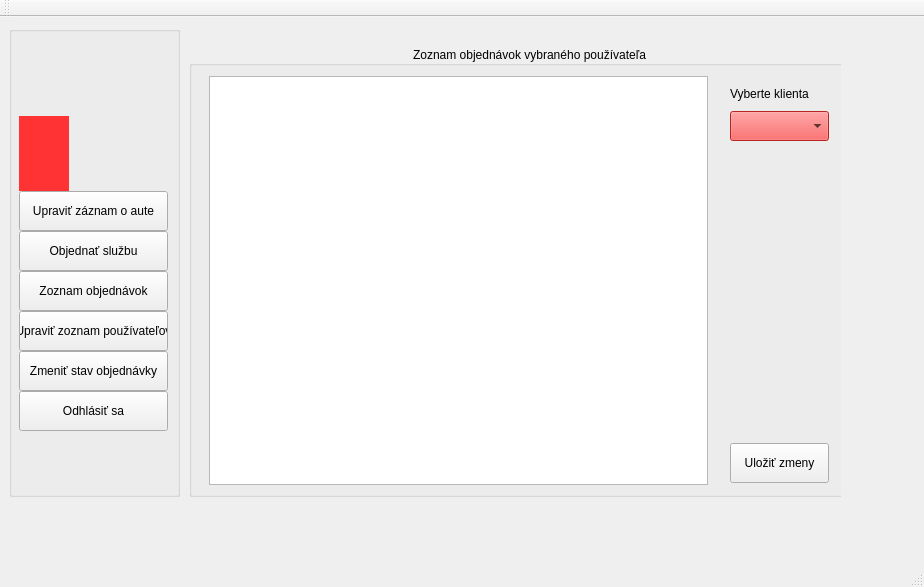
<?xml version="1.0" encoding="UTF-8"?>
<ui version="4.0">
 <class>AutoservisClass</class>
 <widget class="QMainWindow" name="AutoservisClass">
  <property name="geometry">
   <rect>
    <x>0</x>
    <y>0</y>
    <width>924</width>
    <height>587</height>
   </rect>
  </property>
  <property name="windowTitle">
   <string>Autoservis</string>
  </property>
  <widget class="QWidget" name="centralWidget">
   <widget class="QStackedWidget" name="stackedWidget">
    <property name="geometry">
     <rect>
      <x>180</x>
      <y>20</y>
      <width>661</width>
      <height>461</height>
     </rect>
    </property>
    <property name="currentIndex">
     <number>5</number>
    </property>
    <widget class="QWidget" name="page_home">
     <widget class="QWidget" name="verticalLayoutWidget_2">
      <property name="geometry">
       <rect>
        <x>190</x>
        <y>0</y>
        <width>261</width>
        <height>451</height>
       </rect>
      </property>
      <layout class="QVBoxLayout" name="verticalLayout_2">
       <item>
        <widget class="QToolButton" name="toolButton_logo">
         <property name="maximumSize">
          <size>
           <width>250</width>
           <height>250</height>
          </size>
         </property>
         <property name="styleSheet">
          <string notr="true">background-color: transparent;
border: none;</string>
         </property>
         <property name="text">
          <string/>
         </property>
         <property name="icon">
          <iconset>
           <normaloff>../truck_and_car_service_logo.png</normaloff>../truck_and_car_service_logo.png</iconset>
         </property>
         <property name="iconSize">
          <size>
           <width>300</width>
           <height>258</height>
          </size>
         </property>
        </widget>
       </item>
       <item>
        <widget class="QToolButton" name="toolButton_car">
         <property name="enabled">
          <bool>true</bool>
         </property>
         <property name="maximumSize">
          <size>
           <width>250</width>
           <height>250</height>
          </size>
         </property>
         <property name="styleSheet">
          <string notr="true">background-color: transparent;
border: none;</string>
         </property>
         <property name="text">
          <string/>
         </property>
         <property name="icon">
          <iconset>
           <normaloff>../car_picture.png</normaloff>../car_picture.png</iconset>
         </property>
         <property name="iconSize">
          <size>
           <width>250</width>
           <height>250</height>
          </size>
         </property>
        </widget>
       </item>
      </layout>
     </widget>
    </widget>
    <widget class="QWidget" name="page_editCarRecord">
     <widget class="QGroupBox" name="groupBox_2">
      <property name="geometry">
       <rect>
        <x>400</x>
        <y>9</y>
        <width>251</width>
        <height>441</height>
       </rect>
      </property>
      <property name="title">
       <string/>
      </property>
      <widget class="QWidget" name="horizontalLayoutWidget">
       <property name="geometry">
        <rect>
         <x>10</x>
         <y>10</y>
         <width>252</width>
         <height>451</height>
        </rect>
       </property>
       <layout class="QHBoxLayout" name="horizontalLayout_3">
        <item>
         <widget class="QToolButton" name="toolButton_car_2">
          <property name="enabled">
           <bool>true</bool>
          </property>
          <property name="maximumSize">
           <size>
            <width>250</width>
            <height>250</height>
           </size>
          </property>
          <property name="styleSheet">
           <string notr="true">background-color: transparent;
border: none;</string>
          </property>
          <property name="text">
           <string/>
          </property>
          <property name="icon">
           <iconset>
            <normaloff>../car_picture.png</normaloff>../car_picture.png</iconset>
          </property>
          <property name="iconSize">
           <size>
            <width>400</width>
            <height>400</height>
           </size>
          </property>
         </widget>
        </item>
       </layout>
      </widget>
     </widget>
     <widget class="QGroupBox" name="groupBox_3">
      <property name="geometry">
       <rect>
        <x>0</x>
        <y>9</y>
        <width>401</width>
        <height>461</height>
       </rect>
      </property>
      <property name="styleSheet">
       <string notr="true">font: 700 12pt &quot;Segoe UI&quot;;
color: rgb(255, 51, 51);</string>
      </property>
      <property name="title">
       <string>Záznam o aute</string>
      </property>
      <property name="alignment">
       <set>Qt::AlignCenter</set>
      </property>
      <widget class="QWidget" name="verticalLayoutWidget_3">
       <property name="geometry">
        <rect>
         <x>90</x>
         <y>30</y>
         <width>241</width>
         <height>91</height>
        </rect>
       </property>
       <layout class="QVBoxLayout" name="verticalLayout_3">
        <item>
         <widget class="QTableView" name="tableView_CarRecord">
          <property name="styleSheet">
           <string notr="true">color: rgb(255, 255, 255);
font: 700 11pt &quot;Calibri&quot;;</string>
          </property>
         </widget>
        </item>
       </layout>
      </widget>
      <widget class="QWidget" name="verticalLayoutWidget_8">
       <property name="geometry">
        <rect>
         <x>90</x>
         <y>149</y>
         <width>241</width>
         <height>201</height>
        </rect>
       </property>
       <layout class="QVBoxLayout" name="verticalLayout_8">
        <item>
         <widget class="QComboBox" name="comboBox_Brands">
          <property name="styleSheet">
           <string notr="true">background-color: rgb(255, 51, 51);
color: rgb(0, 0, 0);
font: 11pt &quot;Segoe UI&quot;;</string>
          </property>
          <property name="currentIndex">
           <number>-1</number>
          </property>
          <item>
           <property name="text">
            <string>Volkswagen</string>
           </property>
          </item>
          <item>
           <property name="text">
            <string>Škoda</string>
           </property>
          </item>
          <item>
           <property name="text">
            <string>Renault</string>
           </property>
          </item>
          <item>
           <property name="text">
            <string>Peugeot</string>
           </property>
          </item>
          <item>
           <property name="text">
            <string>Ford</string>
           </property>
          </item>
          <item>
           <property name="text">
            <string>Toyota</string>
           </property>
          </item>
          <item>
           <property name="text">
            <string>Hyundai</string>
           </property>
          </item>
         </widget>
        </item>
        <item>
         <widget class="QComboBox" name="comboBox_Models">
          <property name="styleSheet">
           <string notr="true">background-color: rgb(255, 51, 51);
color: rgb(0, 0, 0);
font: 11pt &quot;Segoe UI&quot;;</string>
          </property>
         </widget>
        </item>
        <item>
         <widget class="QComboBox" name="comboBox_Years">
          <property name="styleSheet">
           <string notr="true">background-color: rgb(255, 51, 51);
color: rgb(0, 0, 0);
font: 11pt &quot;Segoe UI&quot;;</string>
          </property>
          <property name="currentIndex">
           <number>-1</number>
          </property>
          <item>
           <property name="text">
            <string>1994</string>
           </property>
          </item>
          <item>
           <property name="text">
            <string>1995</string>
           </property>
          </item>
          <item>
           <property name="text">
            <string>1996</string>
           </property>
          </item>
          <item>
           <property name="text">
            <string>1997</string>
           </property>
          </item>
          <item>
           <property name="text">
            <string>1998</string>
           </property>
          </item>
          <item>
           <property name="text">
            <string>1999</string>
           </property>
          </item>
          <item>
           <property name="text">
            <string>2000</string>
           </property>
          </item>
          <item>
           <property name="text">
            <string>2001</string>
           </property>
          </item>
          <item>
           <property name="text">
            <string>2002</string>
           </property>
          </item>
          <item>
           <property name="text">
            <string>2003</string>
           </property>
          </item>
          <item>
           <property name="text">
            <string>2004</string>
           </property>
          </item>
          <item>
           <property name="text">
            <string>2005</string>
           </property>
          </item>
          <item>
           <property name="text">
            <string>2006</string>
           </property>
          </item>
          <item>
           <property name="text">
            <string>2007</string>
           </property>
          </item>
          <item>
           <property name="text">
            <string>2008</string>
           </property>
          </item>
          <item>
           <property name="text">
            <string>2009</string>
           </property>
          </item>
          <item>
           <property name="text">
            <string>2010</string>
           </property>
          </item>
          <item>
           <property name="text">
            <string>2011</string>
           </property>
          </item>
          <item>
           <property name="text">
            <string>2012</string>
           </property>
          </item>
          <item>
           <property name="text">
            <string>2013</string>
           </property>
          </item>
          <item>
           <property name="text">
            <string>2014</string>
           </property>
          </item>
          <item>
           <property name="text">
            <string>2015</string>
           </property>
          </item>
          <item>
           <property name="text">
            <string>2016</string>
           </property>
          </item>
          <item>
           <property name="text">
            <string>2017</string>
           </property>
          </item>
          <item>
           <property name="text">
            <string>2018</string>
           </property>
          </item>
          <item>
           <property name="text">
            <string>2019</string>
           </property>
          </item>
          <item>
           <property name="text">
            <string>2020</string>
           </property>
          </item>
          <item>
           <property name="text">
            <string>2021</string>
           </property>
          </item>
          <item>
           <property name="text">
            <string>2022</string>
           </property>
          </item>
          <item>
           <property name="text">
            <string>2023</string>
           </property>
          </item>
          <item>
           <property name="text">
            <string>2024</string>
           </property>
          </item>
         </widget>
        </item>
        <item>
         <widget class="QPushButton" name="pushButton_ChangeRecord">
          <property name="maximumSize">
           <size>
            <width>150</width>
            <height>40</height>
           </size>
          </property>
          <property name="styleSheet">
           <string notr="true">font: 700 11pt &quot;Calibri&quot;;
color: rgb(255, 255, 255)</string>
          </property>
          <property name="text">
           <string>Upraviť záznam</string>
          </property>
         </widget>
        </item>
       </layout>
      </widget>
     </widget>
    </widget>
    <widget class="QWidget" name="page_bookService">
     <widget class="QGroupBox" name="groupBox_4">
      <property name="geometry">
       <rect>
        <x>30</x>
        <y>20</y>
        <width>631</width>
        <height>431</height>
       </rect>
      </property>
      <property name="title">
       <string/>
      </property>
      <property name="alignment">
       <set>Qt::AlignCenter</set>
      </property>
      <widget class="QWidget" name="verticalLayoutWidget_4">
       <property name="geometry">
        <rect>
         <x>-20</x>
         <y>-10</y>
         <width>651</width>
         <height>321</height>
        </rect>
       </property>
       <layout class="QVBoxLayout" name="verticalLayout_4">
        <property name="topMargin">
         <number>10</number>
        </property>
        <item>
         <widget class="QLabel" name="label_3">
          <property name="text">
           <string>Zoznam služieb</string>
          </property>
          <property name="alignment">
           <set>Qt::AlignCenter</set>
          </property>
         </widget>
        </item>
        <item>
         <widget class="QTableView" name="tableView_Services">
          <property name="selectionMode">
           <enum>QAbstractItemView::ExtendedSelection</enum>
          </property>
          <property name="selectionBehavior">
           <enum>QAbstractItemView::SelectRows</enum>
          </property>
         </widget>
        </item>
       </layout>
      </widget>
      <widget class="QWidget" name="horizontalLayoutWidget_3">
       <property name="geometry">
        <rect>
         <x>0</x>
         <y>310</y>
         <width>631</width>
         <height>121</height>
        </rect>
       </property>
       <layout class="QHBoxLayout" name="horizontalLayout_4">
        <item>
         <widget class="QToolButton" name="toolButton_plier">
          <property name="maximumSize">
           <size>
            <width>192</width>
            <height>192</height>
           </size>
          </property>
          <property name="styleSheet">
           <string notr="true">background-color: transparent;
border: none;</string>
          </property>
          <property name="text">
           <string/>
          </property>
          <property name="icon">
           <iconset>
            <normaloff>../plier_img.png</normaloff>../plier_img.png</iconset>
          </property>
          <property name="iconSize">
           <size>
            <width>192</width>
            <height>192</height>
           </size>
          </property>
         </widget>
        </item>
        <item>
         <widget class="QPushButton" name="pushButton_Book">
          <property name="maximumSize">
           <size>
            <width>200</width>
            <height>40</height>
           </size>
          </property>
          <property name="text">
           <string>Objednať</string>
          </property>
         </widget>
        </item>
       </layout>
      </widget>
     </widget>
    </widget>
    <widget class="QWidget" name="page_cancelOrder">
     <widget class="QGroupBox" name="groupBox_5">
      <property name="geometry">
       <rect>
        <x>30</x>
        <y>19</y>
        <width>621</width>
        <height>431</height>
       </rect>
      </property>
      <property name="title">
       <string/>
      </property>
      <widget class="QWidget" name="verticalLayoutWidget_5">
       <property name="geometry">
        <rect>
         <x>-20</x>
         <y>0</y>
         <width>501</width>
         <height>431</height>
        </rect>
       </property>
       <layout class="QVBoxLayout" name="verticalLayout_5">
        <property name="topMargin">
         <number>0</number>
        </property>
        <item>
         <widget class="QLabel" name="label_4">
          <property name="text">
           <string>Zoznam objednávok</string>
          </property>
          <property name="alignment">
           <set>Qt::AlignCenter</set>
          </property>
         </widget>
        </item>
        <item>
         <widget class="QTableView" name="tableView_Orders">
          <property name="selectionBehavior">
           <enum>QAbstractItemView::SelectRows</enum>
          </property>
         </widget>
        </item>
       </layout>
      </widget>
      <widget class="QWidget" name="verticalLayoutWidget_6">
       <property name="geometry">
        <rect>
         <x>480</x>
         <y>0</y>
         <width>131</width>
         <height>431</height>
        </rect>
       </property>
       <layout class="QVBoxLayout" name="verticalLayout_6">
        <property name="spacing">
         <number>0</number>
        </property>
        <item>
         <spacer name="verticalSpacer_4">
          <property name="orientation">
           <enum>Qt::Vertical</enum>
          </property>
          <property name="sizeType">
           <enum>QSizePolicy::Fixed</enum>
          </property>
          <property name="sizeHint" stdset="0">
           <size>
            <width>20</width>
            <height>100</height>
           </size>
          </property>
         </spacer>
        </item>
        <item>
         <widget class="QToolButton" name="toolButton_plier2">
          <property name="maximumSize">
           <size>
            <width>192</width>
            <height>192</height>
           </size>
          </property>
          <property name="styleSheet">
           <string notr="true">background-color: transparent;
border: none;</string>
          </property>
          <property name="text">
           <string/>
          </property>
          <property name="icon">
           <iconset>
            <normaloff>../plier_img.png</normaloff>../plier_img.png</iconset>
          </property>
          <property name="iconSize">
           <size>
            <width>192</width>
            <height>192</height>
           </size>
          </property>
         </widget>
        </item>
        <item>
         <widget class="QPushButton" name="pushButton_GenerateInvoice">
          <property name="maximumSize">
           <size>
            <width>16777215</width>
            <height>40</height>
           </size>
          </property>
          <property name="text">
           <string>Faktúra</string>
          </property>
         </widget>
        </item>
        <item>
         <widget class="QPushButton" name="pushButton_CancelOrder">
          <property name="maximumSize">
           <size>
            <width>16777215</width>
            <height>40</height>
           </size>
          </property>
          <property name="text">
           <string>Zrušiť objednávku</string>
          </property>
         </widget>
        </item>
       </layout>
      </widget>
     </widget>
    </widget>
    <widget class="QWidget" name="page_viewOrders">
     <widget class="QGroupBox" name="groupBox_6">
      <property name="geometry">
       <rect>
        <x>0</x>
        <y>0</y>
        <width>651</width>
        <height>451</height>
       </rect>
      </property>
      <property name="title">
       <string>Zoznam používateľov</string>
      </property>
      <property name="alignment">
       <set>Qt::AlignCenter</set>
      </property>
      <widget class="QWidget" name="verticalLayoutWidget_7">
       <property name="geometry">
        <rect>
         <x>10</x>
         <y>20</y>
         <width>501</width>
         <height>431</height>
        </rect>
       </property>
       <layout class="QVBoxLayout" name="verticalLayout_7">
        <item>
         <widget class="QTableView" name="tableView_Users">
          <property name="selectionBehavior">
           <enum>QAbstractItemView::SelectItems</enum>
          </property>
         </widget>
        </item>
       </layout>
      </widget>
      <widget class="QWidget" name="verticalLayoutWidget_9">
       <property name="geometry">
        <rect>
         <x>510</x>
         <y>30</y>
         <width>141</width>
         <height>421</height>
        </rect>
       </property>
       <layout class="QVBoxLayout" name="verticalLayout_9">
        <property name="spacing">
         <number>3</number>
        </property>
        <item>
         <spacer name="verticalSpacer_3">
          <property name="orientation">
           <enum>Qt::Vertical</enum>
          </property>
          <property name="sizeType">
           <enum>QSizePolicy::Fixed</enum>
          </property>
          <property name="sizeHint" stdset="0">
           <size>
            <width>20</width>
            <height>150</height>
           </size>
          </property>
         </spacer>
        </item>
        <item>
         <widget class="QPushButton" name="pushButton_AddUser">
          <property name="maximumSize">
           <size>
            <width>16777215</width>
            <height>40</height>
           </size>
          </property>
          <property name="text">
           <string>Pridať používateľa</string>
          </property>
         </widget>
        </item>
        <item>
         <widget class="QPushButton" name="pushButton_RemoveUser">
          <property name="maximumSize">
           <size>
            <width>16777215</width>
            <height>40</height>
           </size>
          </property>
          <property name="text">
           <string>Zmazať používateľa</string>
          </property>
         </widget>
        </item>
       </layout>
      </widget>
     </widget>
    </widget>
    <widget class="QWidget" name="page_viewOrderStatus">
     <widget class="QGroupBox" name="groupBox_7">
      <property name="geometry">
       <rect>
        <x>9</x>
        <y>9</y>
        <width>681</width>
        <height>451</height>
       </rect>
      </property>
      <property name="title">
       <string>Zoznam objednávok vybraného používateľa</string>
      </property>
      <property name="alignment">
       <set>Qt::AlignCenter</set>
      </property>
      <widget class="QWidget" name="horizontalLayoutWidget_2">
       <property name="geometry">
        <rect>
         <x>9</x>
         <y>19</y>
         <width>521</width>
         <height>431</height>
        </rect>
       </property>
       <layout class="QHBoxLayout" name="horizontalLayout_2">
        <item>
         <widget class="QTableView" name="tableView_UsersOrders"/>
        </item>
       </layout>
      </widget>
      <widget class="QWidget" name="verticalLayoutWidget_10">
       <property name="geometry">
        <rect>
         <x>530</x>
         <y>20</y>
         <width>121</width>
         <height>431</height>
        </rect>
       </property>
       <layout class="QVBoxLayout" name="verticalLayout_10">
        <property name="spacing">
         <number>0</number>
        </property>
        <item>
         <widget class="QLabel" name="label">
          <property name="maximumSize">
           <size>
            <width>100</width>
            <height>30</height>
           </size>
          </property>
          <property name="text">
           <string>Vyberte klienta</string>
          </property>
         </widget>
        </item>
        <item>
         <widget class="QComboBox" name="comboBox_SelectUser">
          <property name="maximumSize">
           <size>
            <width>200</width>
            <height>30</height>
           </size>
          </property>
          <property name="styleSheet">
           <string notr="true">background-color: rgb(255, 51, 51);
color: rgb(0, 0, 0);</string>
          </property>
         </widget>
        </item>
        <item>
         <spacer name="verticalSpacer_5">
          <property name="orientation">
           <enum>Qt::Vertical</enum>
          </property>
          <property name="sizeType">
           <enum>QSizePolicy::Fixed</enum>
          </property>
          <property name="sizeHint" stdset="0">
           <size>
            <width>20</width>
            <height>300</height>
           </size>
          </property>
         </spacer>
        </item>
        <item>
         <widget class="QPushButton" name="pushButton_SaveChangesInOrders">
          <property name="maximumSize">
           <size>
            <width>16777215</width>
            <height>40</height>
           </size>
          </property>
          <property name="text">
           <string>Uložiť zmeny</string>
          </property>
         </widget>
        </item>
       </layout>
      </widget>
     </widget>
    </widget>
    <widget class="QWidget" name="page_generateInvoice"/>
    <widget class="QWidget" name="page_"/>
   </widget>
   <widget class="QGroupBox" name="groupBox">
    <property name="geometry">
     <rect>
      <x>9</x>
      <y>9</y>
      <width>171</width>
      <height>471</height>
     </rect>
    </property>
    <property name="maximumSize">
     <size>
      <width>300</width>
      <height>16777215</height>
     </size>
    </property>
    <property name="title">
     <string/>
    </property>
    <property name="alignment">
     <set>Qt::AlignCenter</set>
    </property>
    <widget class="QWidget" name="verticalLayoutWidget">
     <property name="geometry">
      <rect>
       <x>-1</x>
       <y>9</y>
       <width>171</width>
       <height>470</height>
      </rect>
     </property>
     <layout class="QVBoxLayout" name="verticalLayout">
      <property name="spacing">
       <number>0</number>
      </property>
      <property name="bottomMargin">
       <number>0</number>
      </property>
      <item>
       <spacer name="verticalSpacer_2">
        <property name="orientation">
         <enum>Qt::Vertical</enum>
        </property>
        <property name="sizeType">
         <enum>QSizePolicy::Fixed</enum>
        </property>
        <property name="sizeHint" stdset="0">
         <size>
          <width>20</width>
          <height>70</height>
         </size>
        </property>
       </spacer>
      </item>
      <item>
       <layout class="QHBoxLayout" name="horizontalLayout">
        <property name="spacing">
         <number>1</number>
        </property>
        <item>
         <widget class="QToolButton" name="toolButton_profile">
          <property name="enabled">
           <bool>true</bool>
          </property>
          <property name="maximumSize">
           <size>
            <width>50</width>
            <height>75</height>
           </size>
          </property>
          <property name="styleSheet">
           <string notr="true">background-color: rgb(255, 51, 51);
border: none</string>
          </property>
          <property name="text">
           <string/>
          </property>
          <property name="icon">
           <iconset>
            <normaloff>../profile_icon.png</normaloff>../profile_icon.png</iconset>
          </property>
          <property name="iconSize">
           <size>
            <width>50</width>
            <height>50</height>
           </size>
          </property>
         </widget>
        </item>
        <item>
         <widget class="QLabel" name="label_UserInfo">
          <property name="maximumSize">
           <size>
            <width>16777215</width>
            <height>75</height>
           </size>
          </property>
          <property name="text">
           <string/>
          </property>
          <property name="alignment">
           <set>Qt::AlignLeading|Qt::AlignLeft|Qt::AlignTop</set>
          </property>
         </widget>
        </item>
       </layout>
      </item>
      <item>
       <widget class="QPushButton" name="pushButton_EditCarRecord">
        <property name="maximumSize">
         <size>
          <width>16777215</width>
          <height>40</height>
         </size>
        </property>
        <property name="text">
         <string>Upraviť záznam o aute</string>
        </property>
       </widget>
      </item>
      <item>
       <widget class="QPushButton" name="pushButton_BookService">
        <property name="maximumSize">
         <size>
          <width>16777215</width>
          <height>40</height>
         </size>
        </property>
        <property name="text">
         <string>Objednať službu</string>
        </property>
       </widget>
      </item>
      <item>
       <widget class="QPushButton" name="pushButton_ViewOrders">
        <property name="maximumSize">
         <size>
          <width>16777215</width>
          <height>40</height>
         </size>
        </property>
        <property name="text">
         <string>Zoznam objednávok</string>
        </property>
       </widget>
      </item>
      <item>
       <widget class="QPushButton" name="pushButton_EditUsers">
        <property name="maximumSize">
         <size>
          <width>16777215</width>
          <height>40</height>
         </size>
        </property>
        <property name="text">
         <string>Upraviť zoznam používateľov</string>
        </property>
       </widget>
      </item>
      <item>
       <widget class="QPushButton" name="pushButton_EditUsersOrders">
        <property name="maximumSize">
         <size>
          <width>16777215</width>
          <height>40</height>
         </size>
        </property>
        <property name="text">
         <string>Zmeniť stav objednávky</string>
        </property>
       </widget>
      </item>
      <item>
       <widget class="QPushButton" name="pushButton_LogOut">
        <property name="maximumSize">
         <size>
          <width>16777215</width>
          <height>40</height>
         </size>
        </property>
        <property name="text">
         <string>Odhlásiť sa</string>
        </property>
       </widget>
      </item>
      <item>
       <spacer name="verticalSpacer">
        <property name="orientation">
         <enum>Qt::Vertical</enum>
        </property>
        <property name="sizeType">
         <enum>QSizePolicy::Fixed</enum>
        </property>
        <property name="sizeHint" stdset="0">
         <size>
          <width>20</width>
          <height>70</height>
         </size>
        </property>
       </spacer>
      </item>
     </layout>
    </widget>
   </widget>
  </widget>
  <widget class="QMenuBar" name="menuBar">
   <property name="geometry">
    <rect>
     <x>0</x>
     <y>0</y>
     <width>924</width>
     <height>21</height>
    </rect>
   </property>
  </widget>
  <widget class="QToolBar" name="mainToolBar">
   <attribute name="toolBarArea">
    <enum>TopToolBarArea</enum>
   </attribute>
   <attribute name="toolBarBreak">
    <bool>false</bool>
   </attribute>
  </widget>
  <widget class="QStatusBar" name="statusBar"/>
  <action name="actionAdd_Order">
   <property name="text">
    <string>Add Order</string>
   </property>
  </action>
  <action name="actionManage_Orders">
   <property name="text">
    <string>Manage Orders</string>
   </property>
  </action>
  <action name="actionOrder_History">
   <property name="text">
    <string>Order History</string>
   </property>
  </action>
  <action name="actionAdd_Client">
   <property name="text">
    <string>Add Client</string>
   </property>
  </action>
  <action name="actionManage_Clients">
   <property name="text">
    <string>Manage Clients</string>
   </property>
  </action>
  <action name="actionAdd_Service">
   <property name="text">
    <string>Add Service</string>
   </property>
  </action>
  <action name="actionManage_Services">
   <property name="text">
    <string>Manage Services</string>
   </property>
  </action>
  <action name="actionAdd_Employee">
   <property name="text">
    <string>Add Employee</string>
   </property>
  </action>
  <action name="actionManage_Employees">
   <property name="text">
    <string>Manage Employees</string>
   </property>
  </action>
  <action name="actionGenerate_Invoices">
   <property name="text">
    <string>Generate Invoices</string>
   </property>
  </action>
  <action name="actionInvoice_History">
   <property name="text">
    <string>Invoice History</string>
   </property>
  </action>
  <action name="actionPersonal_settings">
   <property name="text">
    <string>Personal settings</string>
   </property>
  </action>
  <action name="actionSystem_settings">
   <property name="text">
    <string>System settings</string>
   </property>
  </action>
  <action name="actionAbout_the_App">
   <property name="text">
    <string>About the App</string>
   </property>
  </action>
  <action name="actionUser_support">
   <property name="text">
    <string>User Support</string>
   </property>
  </action>
 </widget>
 <layoutdefault spacing="6" margin="11"/>
 <resources>
  <include location="Autoservis.qrc"/>
 </resources>
 <connections/>
</ui>
